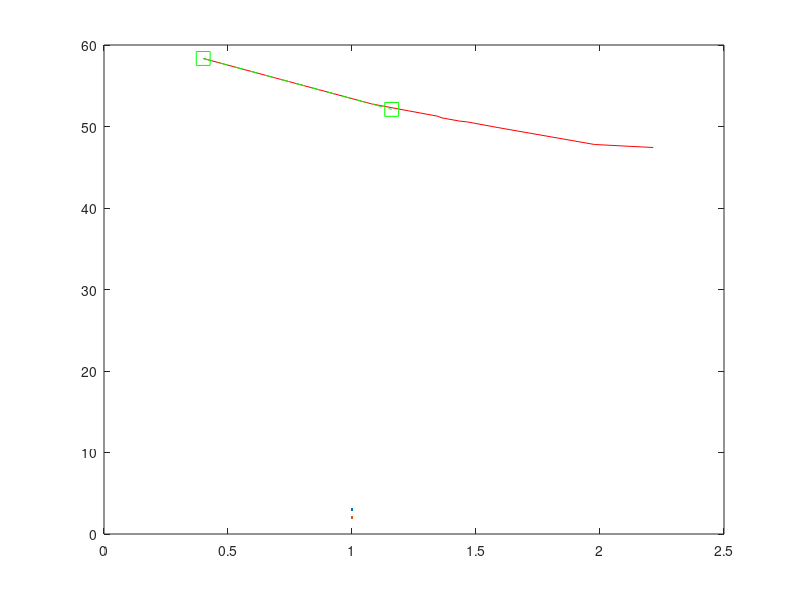

Write the MATLAB code that produced this figure. (Note: this script raises an error after producing the figure.)
clc;
clear all;
close all;

x=[0.4,1.07846,1.2267,1.3428,1.3624,1.4319,1.4661,1.584963,1.9782,2.2146];
y=[58.348,52.778,51.93,51.2822,51.0602,50.6755,50.5569,49.889,47.7910,47.4218];

x_emd=[0.4,1.16];
y_emd=[58.348,52.101];

x_emd2=[1.18];
y_emd2=[52];

x_aemd=[1.0547,2.027];
y_aemd=[51.82,46.28];

x_femd=[1.5,2];
y_femd=[49.88,46.74];

x_gemd=[1.16,1.1];
y_gemd=[50.72,51.19];

x_hemd=[1.5,2];
y_hemd=[49.88,46.75];

x_appm=[1.16,2.679];
y_appm=[52.101,42.89];

x_do=[0.5,1];
y_do=[47.2,45.3];

figure;

plot(x,y,'r', LineWidth=3)
hold on

plot(x_emd, y_emd, '--gs', 'Color', 'green','MarkerSize',10,LineWidth=2);
plot(x_emd2,y_emd2,'P','Color','#008080','MarkerSize',10,LineWidth=3);
plot(x_aemd,y_aemd,'--h','Color','#A0522D','MarkerSize',10,LineWidth=2);
plot(x_femd, y_femd, '--x', 'Color', 'black','MarkerSize',10,LineWidth=3);
plot(x_gemd,y_gemd,'--^','Color','#9370DB','MarkerSize',10,LineWidth=2);
plot(x_hemd,y_hemd,'--s','Color','#EE82EE','MarkerSize',10,LineWidth=2);
plot(x_appm,y_appm,'--|','Color','Blue','MarkerSize',10,LineWidth=2);
plot(x_do,y_do,'--*','Color','#006400','MarkerSize',10,LineWidth=2);
xlabel('Payload','FontSize',13,FontWeight='bold');
ylabel('PSNR','FontSize',13,FontWeight='bold');

legend({'ProposedMethod', 'EMD','EMD-2','AEMD', 'FEMD', 'GEMD','HEMD', 'APPM','Dual-Image'},'FontSize',12,'FontWeight','bold');

% Save the figure
saveas(gcf, 'myfig.png', 'png');

% Display the figure
hold off;
%}
